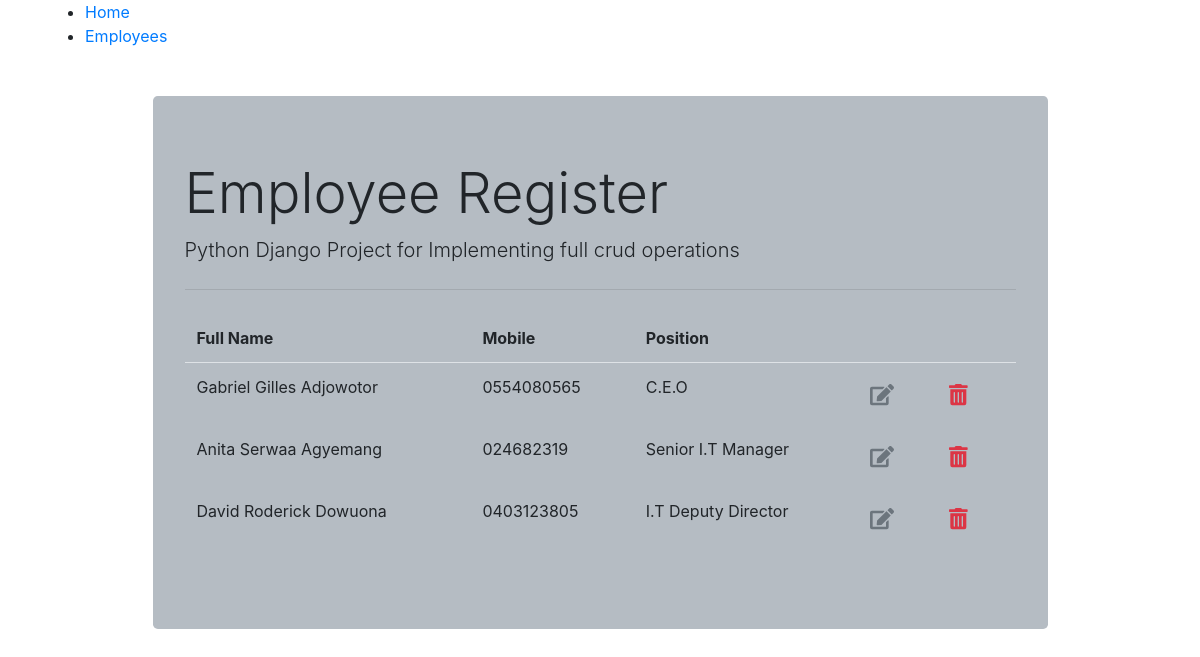
The app's page /list, older data.
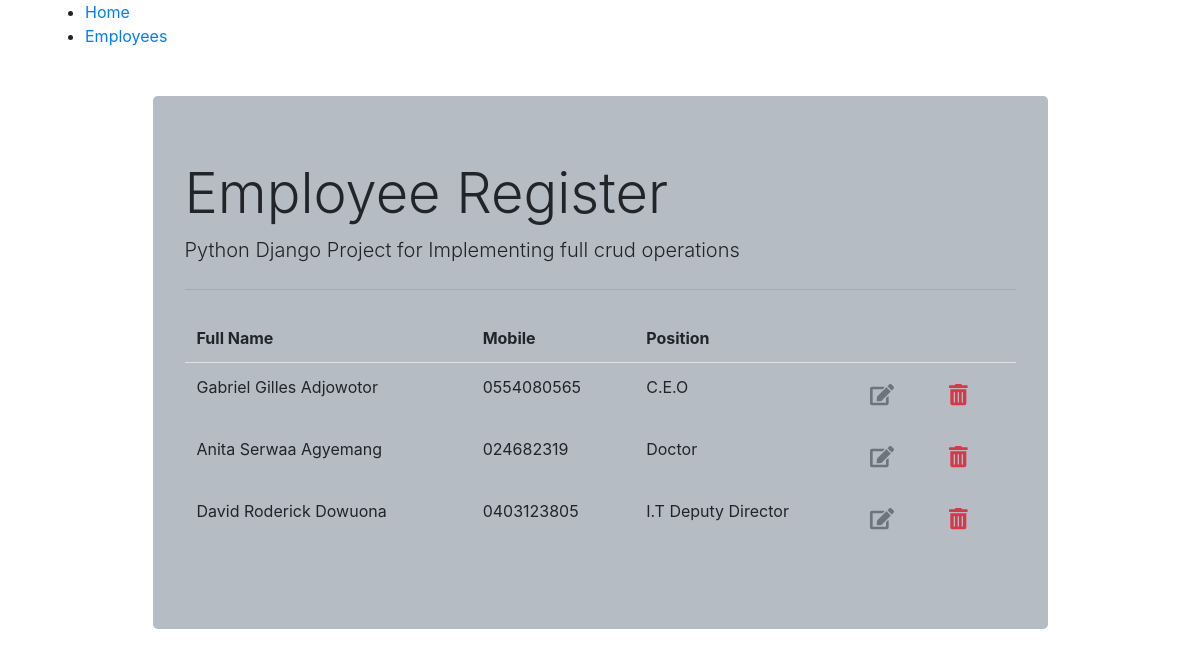
The same page, newer data.
### employees/models.py (models this page shows, shortened)
class Employee(models.Model):
    employee_name = models.CharField(max_length=250, unique=True)
    address = models.CharField(max_length=100)
    employment_code = models.CharField(max_length=10)
    phone_number = models.CharField(max_length=10)
    position = models.ForeignKey('Position', on_delete=models.CASCADE)

class Position(models.Model):
    title = models.CharField(max_length=20)
    def __str__(self):
        return self.title

### employees/views.py (the view)
# urls.py: path('list', views.employee_list, name="list"),
def employee_list(request):
    employee_data = Employee.objects.all()
    list_result = [entry for entry in employee_data]  # converts ValuesQuerySet into Python list
    context = {"list_result": list_result}
    return render(request, "employees/employee_list.html", context)

### employees/templates/employees/employee_list.html
{% extends "employees/base.html" %}
    {% block content %}
        <table class="table table-borderless">
            <thead class="border-bottom font-weight-bold">
            <tr>
                <td>Full Name</td>
                <td>Mobile</td>
                <td>Position</td>
                <td></td>
                <td></td>
            </tr>
            </thead>
            <tbody>
                {% for employee in list_result %}
                    <tr>
                        <td> {{employee.employee_name}}</td>
                        <td> {{employee.phone_number}}</td>
                        <td> {{employee.position}}</td>
                        <td>
                            <a href="{% url 'update' employee.id %}" class="btn text-secondary px-0">
                                <i class="fas fa-edit fa-lg"></i>
                            </a>
                        </td>
                        <td>
                            <form action="{% url 'delete' employee.id %}">
                                <button class="btn" type="submit">
                                    <i class="fas fa-trash-alt fa-lg text-danger"></i>
                                </button>
                            </form>
                        </td>
                    </tr>
                {% endfor %}
            </tbody>
        </table>
    {% endblock %}

Row changes from the older to the newer data that the page shows:
changed Employee "Anita Serwaa Agyemang": position "Senior I.T Manager" → "Doctor"
